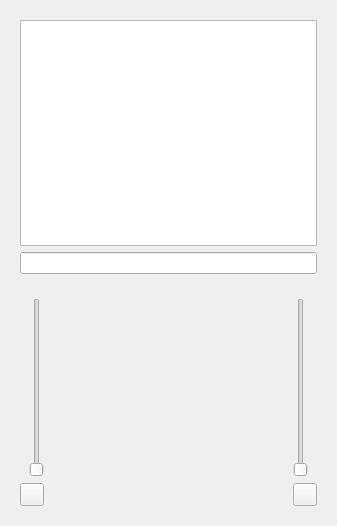
<?xml version="1.0" encoding="UTF-8"?>
<ui version="4.0">
 <class>SFLPhone_view</class>
 <widget class="QWidget" name="SFLPhone_view">
  <property name="geometry">
   <rect>
    <x>0</x>
    <y>0</y>
    <width>337</width>
    <height>526</height>
   </rect>
  </property>
  <property name="windowTitle">
   <string notr="true">Form</string>
  </property>
  <layout class="QVBoxLayout" name="verticalLayout">
   <item>
    <widget class="QStackedWidget" name="stackedWidget_screen">
     <property name="sizePolicy">
      <sizepolicy hsizetype="Preferred" vsizetype="Expanding">
       <horstretch>0</horstretch>
       <verstretch>0</verstretch>
      </sizepolicy>
     </property>
     <property name="currentIndex">
      <number>1</number>
     </property>
     <widget class="QWidget" name="page_callList">
      <layout class="QHBoxLayout" name="horizontalLayout_3"/>
     </widget>
     <widget class="QWidget" name="page_callHistory">
      <layout class="QVBoxLayout" name="verticalLayout_2">
       <item>
        <widget class="QListWidget" name="listWidget_callHistory"/>
       </item>
       <item>
        <widget class="KLineEdit" name="lineEdit_searchHistory">
         <property name="showClearButton" stdset="0">
          <bool>true</bool>
         </property>
        </widget>
       </item>
      </layout>
     </widget>
     <widget class="QWidget" name="page_addressBook">
      <layout class="QVBoxLayout" name="verticalLayout_5">
       <item>
        <widget class="QListWidget" name="listWidget_addressBook"/>
       </item>
       <item>
        <widget class="KLineEdit" name="lineEdit_addressBook">
         <property name="enabled">
          <bool>true</bool>
         </property>
         <property name="text">
          <string/>
         </property>
         <property name="showClearButton" stdset="0">
          <bool>true</bool>
         </property>
        </widget>
       </item>
       <item>
        <widget class="QLabel" name="label_addressBookFull">
         <property name="text">
          <string>Attention:number of results exceeds max displayed.</string>
         </property>
         <property name="wordWrap">
          <bool>true</bool>
         </property>
        </widget>
       </item>
      </layout>
     </widget>
    </widget>
   </item>
   <item>
    <widget class="QWidget" name="widget_controls" native="true">
     <property name="enabled">
      <bool>true</bool>
     </property>
     <layout class="QGridLayout" name="gridLayout">
      <item row="0" column="0">
       <widget class="QSlider" name="slider_recVol">
        <property name="sizePolicy">
         <sizepolicy hsizetype="Fixed" vsizetype="Expanding">
          <horstretch>0</horstretch>
          <verstretch>0</verstretch>
         </sizepolicy>
        </property>
        <property name="minimumSize">
         <size>
          <width>0</width>
          <height>50</height>
         </size>
        </property>
        <property name="toolTip">
         <string>Mic volume</string>
        </property>
        <property name="layoutDirection">
         <enum>Qt::RightToLeft</enum>
        </property>
        <property name="autoFillBackground">
         <bool>false</bool>
        </property>
        <property name="maximum">
         <number>100</number>
        </property>
        <property name="orientation">
         <enum>Qt::Vertical</enum>
        </property>
        <property name="invertedAppearance">
         <bool>false</bool>
        </property>
        <property name="invertedControls">
         <bool>false</bool>
        </property>
        <property name="tickPosition">
         <enum>QSlider::NoTicks</enum>
        </property>
       </widget>
      </item>
      <item row="0" column="1" rowspan="2" colspan="2">
       <widget class="Dialpad" name="widget_dialpad" native="true">
        <property name="sizePolicy">
         <sizepolicy hsizetype="Expanding" vsizetype="Preferred">
          <horstretch>0</horstretch>
          <verstretch>0</verstretch>
         </sizepolicy>
        </property>
       </widget>
      </item>
      <item row="0" column="3">
       <widget class="QSlider" name="slider_sndVol">
        <property name="sizePolicy">
         <sizepolicy hsizetype="Fixed" vsizetype="Expanding">
          <horstretch>0</horstretch>
          <verstretch>0</verstretch>
         </sizepolicy>
        </property>
        <property name="minimumSize">
         <size>
          <width>0</width>
          <height>50</height>
         </size>
        </property>
        <property name="toolTip">
         <string>Speakers volume</string>
        </property>
        <property name="layoutDirection">
         <enum>Qt::LeftToRight</enum>
        </property>
        <property name="autoFillBackground">
         <bool>false</bool>
        </property>
        <property name="maximum">
         <number>100</number>
        </property>
        <property name="orientation">
         <enum>Qt::Vertical</enum>
        </property>
        <property name="tickPosition">
         <enum>QSlider::NoTicks</enum>
        </property>
       </widget>
      </item>
      <item row="1" column="0">
       <widget class="QToolButton" name="toolButton_recVol">
        <property name="text">
         <string/>
        </property>
        <property name="icon">
         <iconset>
          <normaloff>:/Images/mic_75.svg</normaloff>:/Images/mic_75.svg</iconset>
        </property>
        <property name="checkable">
         <bool>true</bool>
        </property>
       </widget>
      </item>
      <item row="1" column="3">
       <widget class="QToolButton" name="toolButton_sndVol">
        <property name="text">
         <string/>
        </property>
        <property name="icon">
         <iconset>
          <normaloff>:/Images/speaker_75.svg</normaloff>:/Images/speaker_75.svg</iconset>
        </property>
        <property name="checkable">
         <bool>true</bool>
        </property>
        <property name="checked">
         <bool>false</bool>
        </property>
       </widget>
      </item>
     </layout>
    </widget>
   </item>
  </layout>
 </widget>
 <customwidgets>
  <customwidget>
   <class>KLineEdit</class>
   <extends>QLineEdit</extends>
   <header>klineedit.h</header>
  </customwidget>
  <customwidget>
   <class>Dialpad</class>
   <extends>QWidget</extends>
   <header>Dialpad.h</header>
   <container>1</container>
  </customwidget>
 </customwidgets>
 <resources>
  <include location="../qrc/resources.qrc"/>
 </resources>
 <connections/>
</ui>
